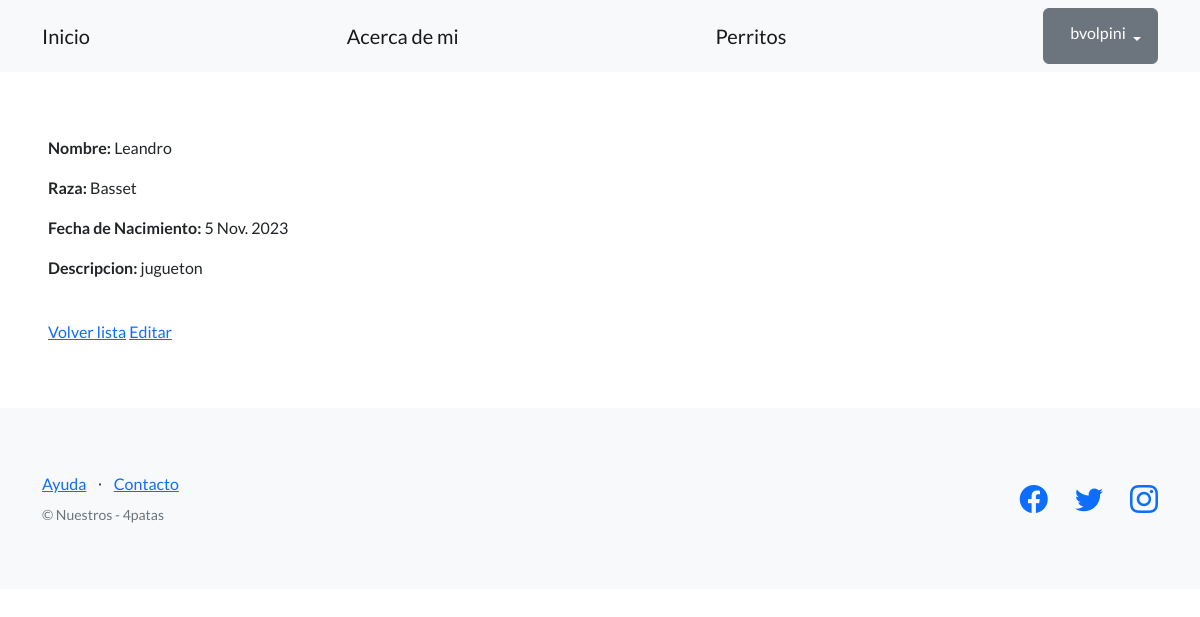
The page /pages/perritos/2/ (signed in) on the database its author committed.
### app_blog/models.py (models this page shows, shortened)
class Perro(models.Model):
    nombre = models.CharField(max_length=64)
    raza =  models.CharField(max_length=64, blank=True)
    fecha_nacimiento = models.DateField(null=True)
    descripcion = models.CharField(max_length=256)
    creador = models.ForeignKey(User, on_delete=models.SET_NULL, null=True)#linea creador

### app_blog/views.py (the view)
# urls.py: path("perritos/<int:pk>/", PerroDetailView.as_view(), name="ver_perritos"),
class PerroDetailView(DetailView):
    model = Perro
    template_name = "perrito_detail.html"
    success_url = reverse_lazy('mostrar_perritos')

### app_blog/templates/perrito_detail.html
{% extends "base.html" %}
{% block contenido %}
<p>
    <strong>Nombre:</strong> {{object.nombre}}
</p>
<p>
    <strong>Raza:</strong> {{object.raza}}
</p>
<p>
    <strong>Fecha de Nacimiento:</strong> {{object.fecha_nacimiento}}
</p>
<p>
    <strong>Descripcion:</strong> {{object.descripcion}}
</p>
<br>
<a href="{% url 'mostrar_perritos' %}">Volver lista</a>
<a href="{% url 'editar_perritos' object.id %}">Editar</a>
{% endblock contenido %}

### templates_base/base.html (shortened to what this page needs)
{% load static %}
<!DOCTYPE html>
<html lang="en">
    <head>
        <link href="https://cdn.jsdelivr.net/npm/bootstrap-icons@1.5.0/font/bootstrap-icons.css" rel="stylesheet" type="text/css" />
        <link href="{% static 'css/styles.css' %}" rel="stylesheet" />
    </head>
    <body>
        <nav class="navbar navbar-light bg-light static-top">
            <div class="container">
                <a class="navbar-brand" href="{% url 'inicio' %}">Inicio</a>
                <a class="navbar-brand" href="{% url 'acerca-de-mi' %}">Acerca de mi</a>
                <a class="navbar-brand" href="{% url 'mostrar_perritos' %}">Perritos</a>
                {% if user.is_authenticated %}
                <div class="dropdown">
                    <button class="btn btn-secondary dropdown-toggle" type="button" id="dropdownMenuButton1" data-bs-toggle="dropdown" aria-expanded="false">
                        <div style="display: inline-flex;">
                            <span>{{ user.username }}</span>
                        </div>
                    </button>
                </div>
                {% else %}
                <a class="btn btn-warning" href="{% url 'login' %}">Inicio sesión</a>
                <a class="btn btn-info" href="{% url 'registro' %}">Registro</a>
                {% endif %}
            </div>
        </nav>
        <section style="padding:4rem 3rem;">
            {% block contenido %}
            {% endblock contenido %}
        </section>
        <footer class="footer bg-light">
            <div class="container">
                <div class="row">
                    <div class="col-lg-6 h-100 text-center text-lg-start my-auto">
                        <ul class="list-inline mb-2">
                            <li class="list-inline-item"><a href="#!">Ayuda</a></li>
                            <li class="list-inline-item">⋅</li>
                            <li class="list-inline-item"><a href="#!">Contacto</a></li>
                        </ul>
                        <p class="text-muted small mb-4 mb-lg-0">&copy; Nuestros - 4patas </p>
                    </div>
                    <div class="col-lg-6 h-100 text-center text-lg-end my-auto">
                        <ul class="list-inline mb-0">
                            <li class="list-inline-item me-4">
                                <a href="https://www.facebook.com"><i class="bi-facebook fs-3"></i></a>
                            </li>
                            <li class="list-inline-item me-4">
                                <a href="https://twitter.com"><i class="bi-twitter fs-3"></i></a>
                            </li>
                            <li class="list-inline-item">
                                <a href="https://www.instagram.com"><i class="bi-instagram fs-3"></i></a>
                            </li>
                        </ul>
                    </div>
                </div>
            </div>
        </footer>
    </body>
</html>

### rows shown on the page
Perro: nombre "Leandro", raza "Basset", fecha_nacimiento "5 Nov. 2023", descripcion "jugueton"

### other values the page prints
{{ user.username }} "bvolpini"
